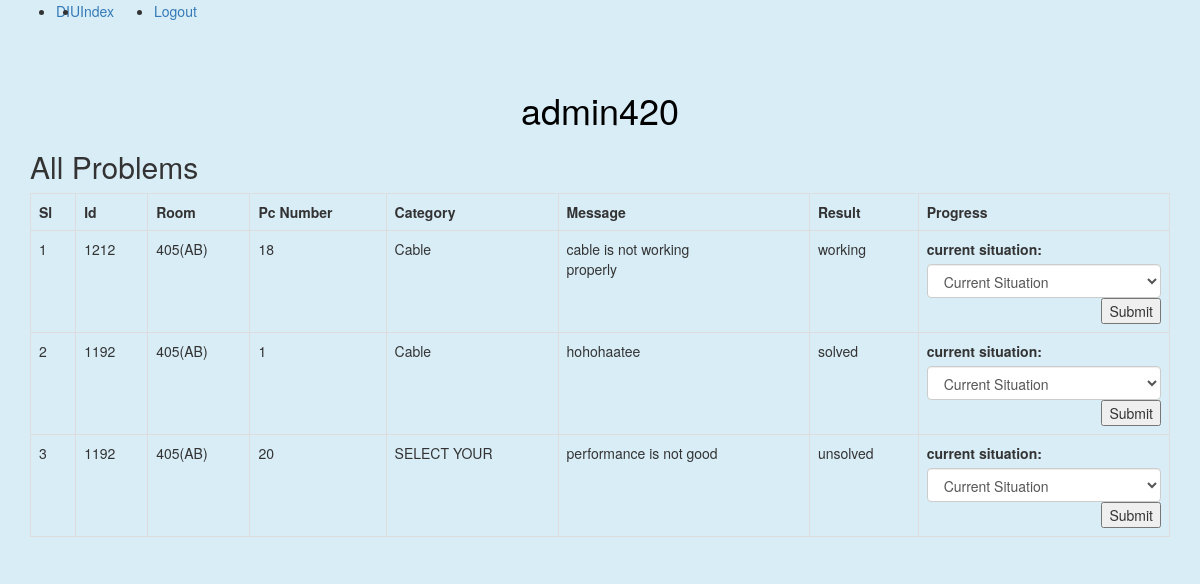
/index405.php (signed in), run on the app's committed database.
### tables this page shows
CREATE TABLE `lab_problem` (
  `no` int(10) NOT NULL,
  `user_id` int(15) NOT NULL,
  `id` varchar(25) NOT NULL,
  `room` varchar(12) NOT NULL,
  `pc` int(15) NOT NULL,
  `hints` varchar(12) NOT NULL,
  `message` text NOT NULL,
  `result` varchar(15) NOT NULL DEFAULT 'unsolved'
);

### Lab.php (called while the page is built, shortened)
<?php
include 'DB.php';
class Lab{
    private $table = 'lab_problem';
    public function read405(){
        $sql = "select * from $this->table WHERE room = '405(AB)' ORDER BY no DESC";
        $stmt = DB::prepare($sql);
        $stmt->execute();
        return $stmt->fetchAll();
    }
}
?>

### DB.php (called while the page is built, shortened)
<?php
class DB
{
    private static $pdo;
    public static function connection()
    {
        if(!isset(self::$pdo)){
            try {
                self::$pdo = new PDO('mysql:host=' . DB_HOST . ';dbname=' . DB_NAME, DB_USER, DB_PASS);
            }catch (PDOException $e){
                echo $e->getMessage();
            }
        }
        return self::$pdo;
    }
    public static function prepare($sql){
        return self::connection()->prepare($sql);
    }
}
?>

### index405.php (the view, shortened to what this page needs)
<?php
include 'header405.php'; ?>
<?php
$lab = new Lab();
?>
    <div class="container">
        <h1 style="text-align: center;color: black">
            <?php
            echo $_SESSION['username'];
            ?>
        </h1>
        <div class="card mt-5">
            <div class="card-header">
                <h2><span>All Problems</span></h2>
            </div>
            <div class="card-body">
                <table class="table table-bordered">
                    <tr>
                        <th>Sl</th>
                        <th>Id</th>
                        <th>Room</th>
                        <th>Pc Number</th>
                        <th>Category</th>
                        <th>Message</th>
                        <th>Result</th>
                        <th>Progress</th>
                    </tr>
                    <?php $i=1;
                    foreach ($lab->read405() as $lb) {?>
                        <tr>
                            <td><?php echo $i; ?></td>
                            <td><?php echo $lb['id']?></td>
                            <td><?php echo $lb['room']?></td>
                            <td><?php echo $lb['pc']?></td>
                            <td><?php echo $lb['hints']?></td>
                            <td><?php echo wordwrap($lb['message'],25,"<br>\n",TRUE)?></td>
                            <td><?php echo $lb['result']?></td>
                            <td>
                                <form action="labController.php" method="post">
                                    <div class="form-group">
                                        <label for="progress">current situation:</label>
                                        <select class="form-control" id="progress" name="progress" style="width: 100%">
                                            <option value="" selected>Current Situation</option>
                                        </select>
                                        <button type="submit" class="btn-secondary" name="update405" style="float: right">Submit</button>
                                </form>
                            </td>
                        </tr>
                        <?php
                        $i++;
                    }?>
                </table>
            </div>
        </div>
    </div>
<?php include 'footer.php'; ?>

### data on the page
lab_problem: id "1212", room "405(AB)", pc "18", hints "Cable", message "cable is not working properly", result "working"
lab_problem: id "1192", room "405(AB)", pc "1", hints "Cable", message "hohohaatee", result "solved"
lab_problem: id "1192", room "405(AB)", pc "20", hints "SELECT YOUR", message "performance is not good", result "unsolved"

### other printed values
$_SESSION['username'] "admin420"
